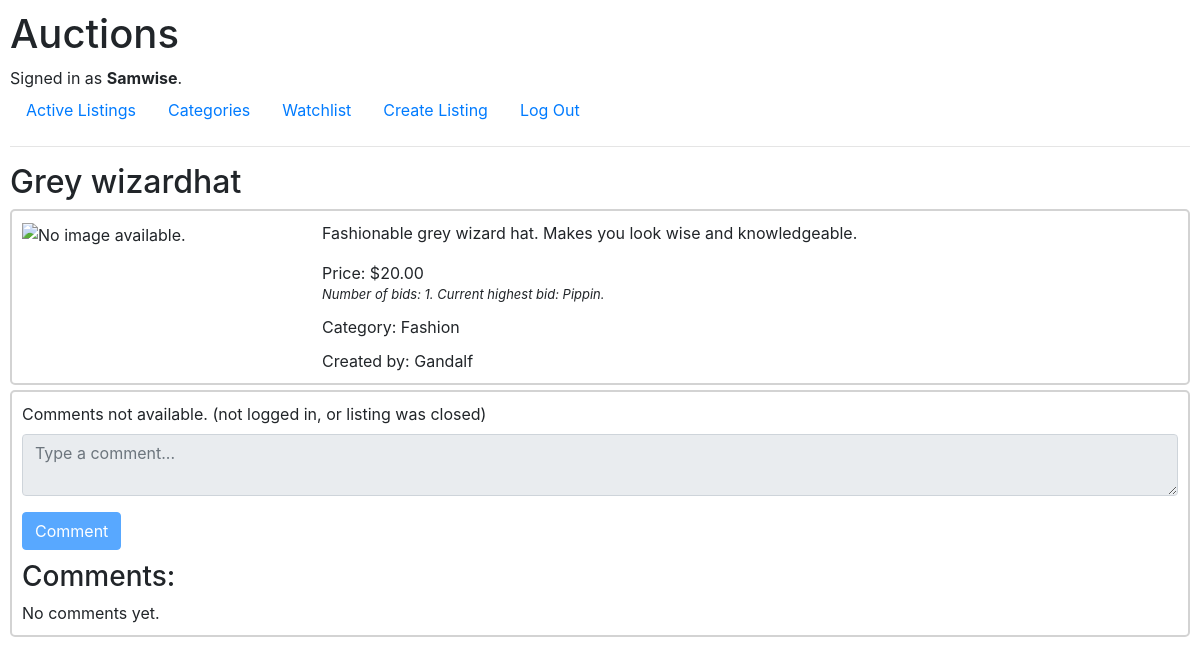
Screenshot of /listings/3 (signed in) with the database file from the repository.
### auctions/models.py (models this page shows, shortened)
class User(AbstractUser):
    pass

class Listing(models.Model):
    user = models.ForeignKey(User, on_delete=models.CASCADE, related_name="listings")
    title = models.CharField(max_length=64)
    description = models.TextField()
    start_bid = models.DecimalField(decimal_places=2, max_digits=6)
    img = models.URLField(max_length=200, null=True, blank=True)
    category = models.ForeignKey(Category, on_delete=models.SET("None"), related_name="listings")
    watchlisted = models.ManyToManyField(User, blank=True, related_name="watchlist")
    active = models.BooleanField(default=True)

class Bid(models.Model):
    price = models.DecimalField(decimal_places=2, max_digits=6)
    listing = models.ForeignKey(Listing, on_delete=models.CASCADE, related_name="bids")
    user = models.ForeignKey(User, on_delete=models.CASCADE, related_name="bids")
    def __str__(self):
        return f"{self.price}"

class Category(models.Model):
    name = models.CharField(max_length=32, default="Other")
    def __str__(self):
        return f"{self.name}"

### auctions/views.py (the view)
# urls.py: path("listings/<int:list_id>", views.listings, name="listing"),
def listings(request, list_id):
    listing = Listing.objects.get(pk = list_id)
    price = listing.start_bid
    num_bids = listing.bids.count()
    if listing.bids.all():
        price = listing.bids.order_by('-price').first()
    if request.method == "POST":
        name = request.POST["name"]
        user = request.user
        if name == "comment-form":
            body = request.POST["comment"]
            now = datetime.now()
            posted_datetime = now.strftime("%d/%m/%Y, %H:%M")
            comment = Comment(body = body, datetime = posted_datetime, listing = listing, user = user)
            comment.save()
        elif name == "bid-form":
            bid = request.POST["bid"]
            bid_value = float(bid)
            invalid_bid = False
            if num_bids > 0:
                price_value = float(price.price)
                invalid_bid = bid_value == price_value
            else:
                invalid_bid = bid_value < price
            if invalid_bid:
                return render(request, "auctions/listing.html", {
                    "listing": listing, "price": price, "num_bids": num_bids, "message": "Bid must be equal or higher than starting bid, and higher than highest current bid."
                    })
            else:
                new_bid = Bid(price = bid, listing = listing, user = user)
                new_bid.save()
        elif name == "remove-form":
            listing.watchlisted.remove(user)
        elif name == "add-form":
            listing.watchlisted.add(user)
        elif name == "close-listing":
            listing.active=False
            listing.save()
        return HttpResponseRedirect(reverse('listing', kwargs={
            'list_id': listing.id
            }))
    else:
        return render(request, "auctions/listing.html", {
            "listing": listing, "price": price, "num_bids": num_bids
            })

### auctions/templates/auctions/listing.html (shortened to what this page needs)
{% extends "auctions/layout.html" %}
{% block body %}
	<h2> {{ listing.title }} </h2>
	<div class="listings">
		<div>
			{% if listing.img %}
				<img class="img" src="{{ listing.img }}" alt="{{listing.title}}">
			{% else %}
				<img class="img" src="https://thumbs.dreamstime.com/b/no-image-available-icon-flat-vector-no-image-available-icon-flat-vector-illustration-132482953.jpg" alt="No image available.">
			{% endif %}
		</div>
		<div>
			<p> {{ listing.description }} </p>
			<div class="listing_detail">
				Price: ${{ price }}
			</div>
			<div class="subscript">
				Number of bids: {{num_bids}}.
				{% if num_bids > 0 %}
					Current highest bid: {{price.user}}.
				{% endif %}
			</div>
			<div class="listing_detail">
				Category: {{ listing.category }}
			</div>
			<div class="listing_detail">
				Created by: {{ listing.user }}
			</div>
		</div>
	</div>
	<div class="comment-section">
		<div>
			<form action="{% url 'listing' listing.id %}" method="post">
				{% if user.is_authenticated and listing.active%}
					<div class="form-group">
						<label for="comment">Post a comment as {{user}}:</label>
						<textarea class="form-control" name="comment" placeholder="Type a comment..." required></textarea>
					</div>
					<input type="hidden" name="name" value="comment-form">
					<input class="btn btn-primary" type="submit" value="Comment">
				{% else %}
					<div class="form-group">
						<label for="comment">Comments not available. (not logged in, or listing was closed)</label>
						<textarea class="form-control" name="comment" placeholder="Type a comment..." required disabled></textarea>
					</div>
					<input class="btn btn-primary" type="submit" value="Comment" disabled>
				{% endif %}
			</form>
		</div>
		<div>
			<h3>Comments:</h3>
			<ul class="comments">
				{% if listing.comments.all %}
					{% for comment in listing.comments.all %}
						<li>
							<div class="comment-user">{{comment.user}}</div>
							<p class="comment-body">{{comment.body}}</p>
							<div class="comment-date">{{comment.datetime}}</div>
						</li>
					{% endfor %}
				{% else %}
					<li>
						No comments yet.
					</li>
				{% endif %}
			</ul>
		</div>
	</div>
{% endblock %}

### auctions/templates/auctions/layout.html (shortened to what this page needs)
{% load static %}
<!DOCTYPE html>
<html lang="en">
    <head>
        <link rel="stylesheet" href="https://stackpath.bootstrapcdn.com/bootstrap/4.4.1/css/bootstrap.min.css">
        <link href="{% static 'auctions/styles.css' %}" rel="stylesheet">
    </head>
    <body>
        <h1>Auctions</h1>
        <div>
            {% if user.is_authenticated %}
                Signed in as <strong>{{ user.username }}</strong>.
            {% else %}
                Not signed in.
            {% endif %}
        </div>
        <ul class="nav">
            <li class="nav-item">
                <a class="nav-link" href="{% url 'index' %}">Active Listings</a>
            </li>
			<li class="nav-item">
				<a class="nav-link" href="{% url 'categories' %}">Categories</a>
			</li>
            {% if user.is_authenticated %}
				<li>
					<a class="nav-link" href="{% url 'watchlist' %}">Watchlist</a>
				</li>
                <li class="nav-item">
					<a class="nav-link" href="{% url 'new_listing' %}">Create Listing</a>
				</li>
				<li class="nav-item">
                    <a class="nav-link" href="{% url 'logout' %}">Log Out</a>
                </li>
            {% endif %}
        </ul>
        <hr>
        {% block body %}
        {% endblock %}
    </body>
</html>

### auctions/static/auctions/styles.css (style rules this page uses)
body { padding: 10px; }
.img { width: 250px; height: auto; }
.listings { display: grid; grid-template-columns: 300px auto; padding: 10px; margin-top: 5px; border: 2px solid lightgrey; border-radius: 5px; }
.listing_detail { margin-top: 10px; }
.subscript { font-style: italic; font-size: 13px; margin: 0px; }
.comment-section { display: grid; grid-template-columns: auto; grid-row-gap: 10px; padding: 10px; margin-top: 5px; border: 2px solid lightgrey; border-radius: 5px; }
.comments { list-style-type: none; padding: 0px; margin: 0px; }

### rows the page displays
User: username "Samwise"
Listing: title "Grey wizardhat", description "Fashionable grey wizard hat. Makes you look wise and knowledgeable.", category "Fashion", user "Gandalf"
Bid: price "20.00", user "Pippin"

### other values shown
{{ num_bids }} "1"
